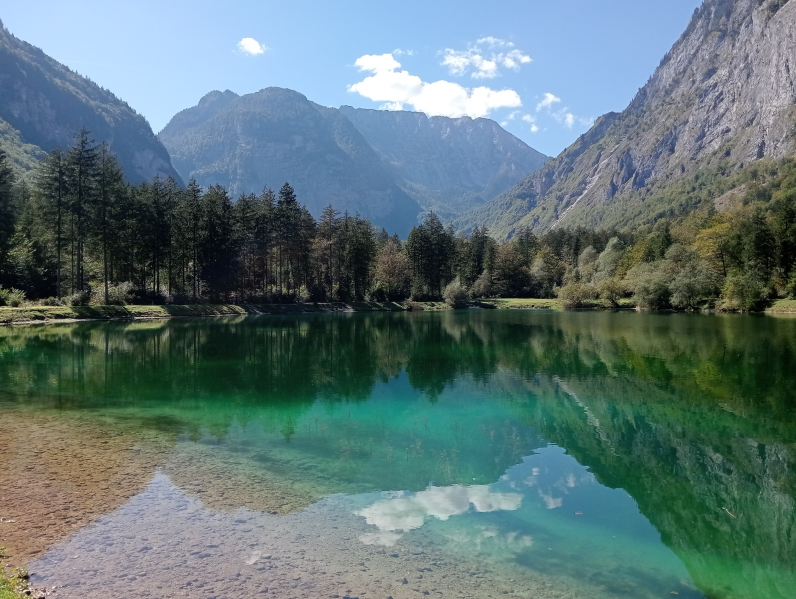
#> input picture docs/PhotoColorGallery/images/IMG20240907134658[1].jpg, 1592 x 1198 px, found by its file name (shown at 1/2 size)
$ python images_json.py
#> lines starting #> are read from the running program, lines starting #| are printed output that depends on the picture
## python scrtip to create json data base

''' Exemplo desejado
[
{"image": "IMG20240907134658[1].jpg", "titulo": "image0", "cores": "(255,217,185)"},
{"image": "IMG20240907134658[1].jpg", "titulo": "image0", "cores": "(255,217,185)"}
]
'''

import json
import os
import matplotlib.pyplot as plt
import matplotlib.image as mpimg
import cv2 as cv
import numpy as np

def equalize(img):
    img = cv.cvtColor(img, cv.COLOR_BGR2HLS)
    (H, L, S) = cv.split(img)
    He = cv.equalizeHist(H)
    Le = cv.equalizeHist(L)
    Se = cv.equalizeHist(S)
    merged = cv.merge([He, Le, Se])
    img = cv.cvtColor(merged, cv.COLOR_HLS2BGR)
    cv.imshow("Merged", img)
    cv.waitKey(0)
    return img

def calcCores(img, n=6):
    # 1. Cluster pixels using kmeans
    # 2. Sort the clusters from largest to smallest
    # 3. Use the cluster center as a color
    n_clusters = 5
    data = cv.resize(img, (100, 100)).reshape(-1, 3)
    criteria = (cv.TERM_CRITERIA_EPS + cv.TERM_CRITERIA_MAX_ITER, 10, 1.0)
    flags = cv.KMEANS_RANDOM_CENTERS
    compactness, labels, centers = cv.kmeans(data.astype(np.float32), n_clusters, None, criteria, 10, flags)

    cluster_sizes = np.bincount(labels.flatten())

    palette = []
    for cluster_idx in np.argsort(-cluster_sizes):
        palette.append(np.full((img.shape[0], img.shape[1], 3),
                                fill_value=centers[cluster_idx].astype(int),
                                dtype=np.uint8))
    palette = np.hstack(palette)

    sf = img.shape[1] / palette.shape[1]
    out = np.vstack([img, cv.resize(palette, (0, 0), fx=sf, fy=sf)])

    #print(out)
    #cv.imshow("dominant_colors", out)
    #cv.waitKey(0)
    # TODO use LAB color space

    return out


file = open("photografy/images.json", "w") # a+ para adiconar conteudo sem eliminar
file.write('[\n')

directory = 'photografy/images'
i = 0
for image in os.listdir(directory):
    if image != 'IMG20240907134658[1].jpg':
        file.write(",\n")

    img = cv.imread(os.path.join(directory, image))
#> img is the input picture: shape (1198, 1592, 3); mean B, G, R 118.6, 117.1, 93.8
    #cv.imshow("Imagem", img)
    #cv.waitKey(0)

    #titulo = input("Titulo: ")
    titulo = 'image' + str(i)
    i += 1
    #equalize(img)

    cores = calcCores(img) # returns numpy.ndarray
#> in calcCores, `compactness, labels, centers = cv.kmeans(data.astype(np.float32), n_cl..`: compactness = 10770517.9; labels = 10000 values, max 4 at index 95, min 0 at index 2410, mean 1.87; centers = [[28.93, 41.52, 22.22], [154.9, 149.5, 143.5], [128.1, 121.3, 86.84], [244.2, 208.2, 174.2], [65.95, 87.79, 62.33]]
#> in calcCores, `cluster_sizes = np.bincount(labels.flatten())`: cluster_sizes = [2198, 2128, 2294, 1538, 1842]
#> the loop in calcCores, `for cluster_idx in np.argsort(-cluster_sizes):` made 5 passes
#> cluster_idx on passes 1, 2, 3, 5: 2, 0, 1, 3
#> after the loop in calcCores, `for cluster_idx in np.argsort(-cluster_sizes):`: palette = 5 items
#> in calcCores, `palette = np.hstack(palette)`:
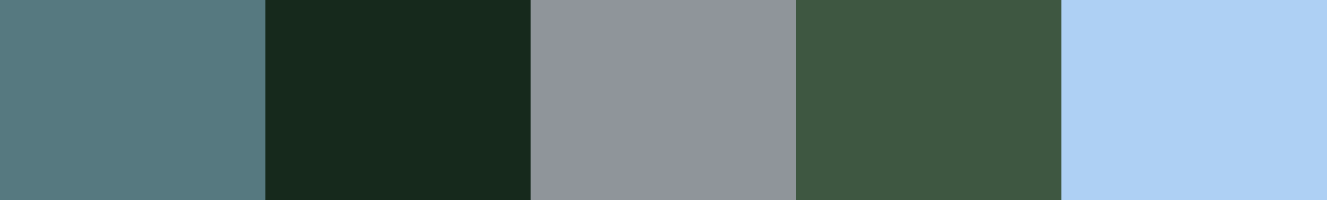
#> palette: shape (1198, 7960, 3) (shown at 1/6 size); mean of channels 0, 1, 2 123.8, 121.2, 97.4; drawn as B, G, R
#> in calcCores, `out = np.vstack([img, cv.resize(palette, (0, 0), fx=sf, fy=sf)])`:
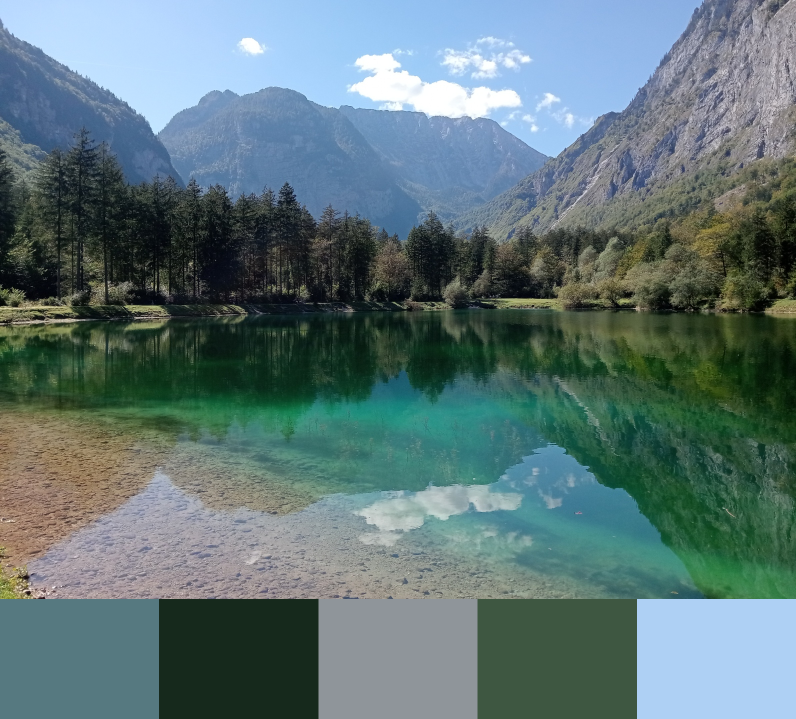
#> out: shape (1438, 1592, 3) (shown at 1/2 size); mean B, G, R 119.5, 117.8, 94.4
    #print(cores.shape) # (1438, 1592, 3)

    # TODO fazer lista de cores
    cor = '(' + str(cores[0][0][0]) + "," + str(cores[0][0][1]) + "," + str(cores[0][0][2]) + ")"
#> cor = '(255,217,185)'

    #save
    file.write(json.dumps(
        {"image": image,
        "titulo": titulo,
        "cores": cor
        # descrição
        })
    )
#> pass 2 of the loop `for image in os.listdir(directory):`:
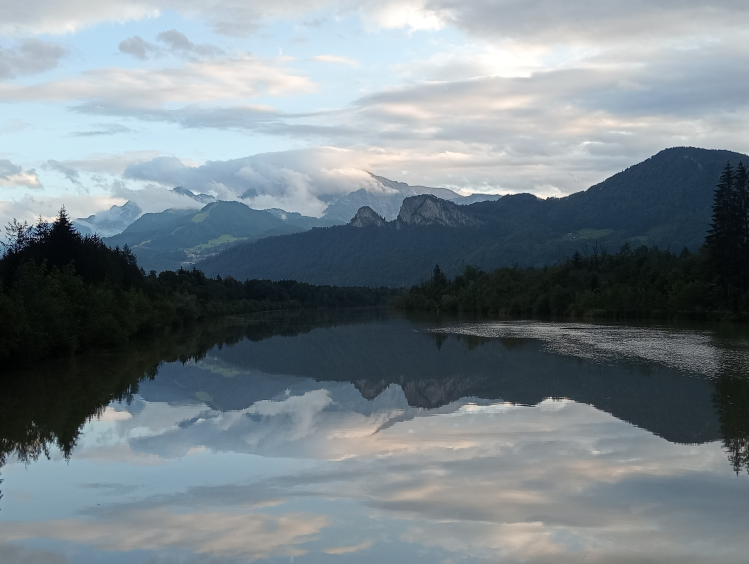
#> input picture docs/PhotoColorGallery/images/IMG20240910183021[1].jpg, 2246 x 1691 px, found by its file name (shown at 1/3 size)
#> img is the input picture: shape (1691, 2246, 3); mean B, G, R 138.2, 131.6, 120.1
#> compactness = 6045293.8; labels = 10000 values, max 4 at index 2689, min 0 at index 1598, mean 1.87; centers = [[151.8, 144.8, 132.8], [19.5, 21.39, 15.4], [228.9, 222.9, 211.5], [192.5, 185.9, 175.9], [76.62, 62.79, 45.74]]
#> cluster_sizes = [2568, 1682, 2138, 1665, 1947]
#> the loop in calcCores (call 2), `for cluster_idx in np.argsort(-cluster_sizes):` made 5 passes
#> cluster_idx on passes 3 to 5: 4, 1, 3
#> in calcCores (call 2), `palette = np.hstack(palette)`:
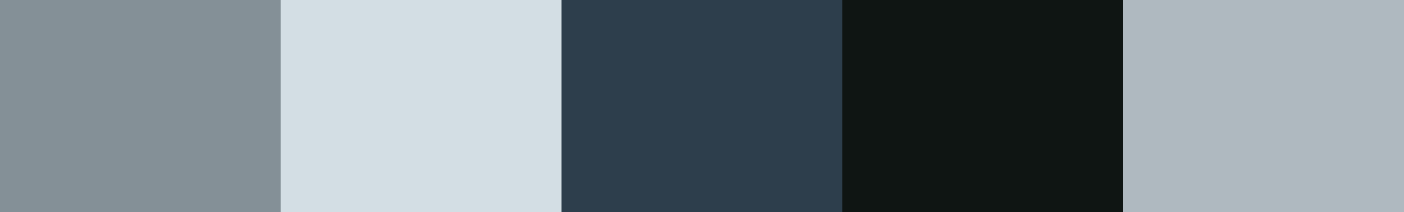
#> palette: shape (1691, 11230, 3) (shown at 1/8 size); mean of channels 0, 1, 2 133.2, 126.8, 115.6; drawn as B, G, R
#> in calcCores (call 2), `out = np.vstack([img, cv.resize(palette, (0, 0), fx=sf, fy=sf)])`:
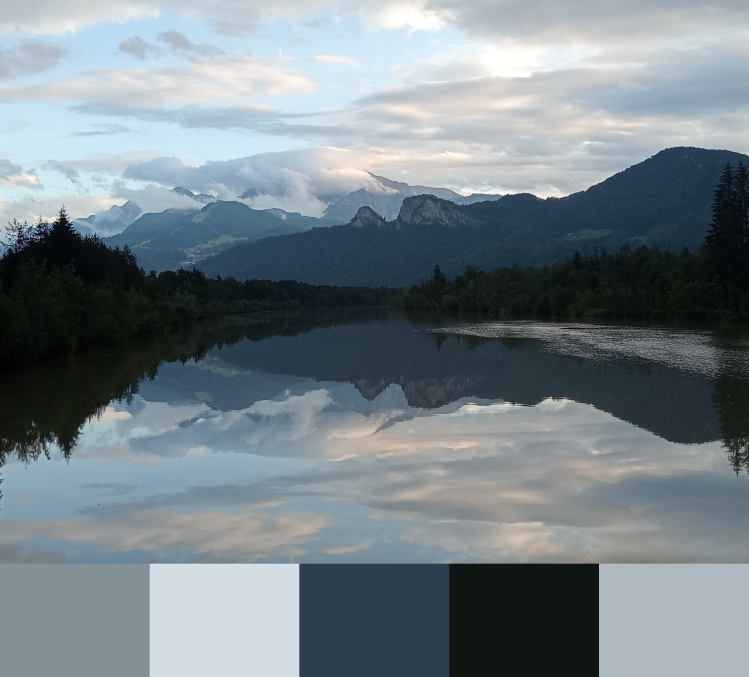
#> out: shape (2029, 2246, 3) (shown at 1/3 size); mean B, G, R 137.3, 130.8, 119.3
#> cor = '(202,193,183)'
#> pass 3 of the loop `for image in os.listdir(directory):`:
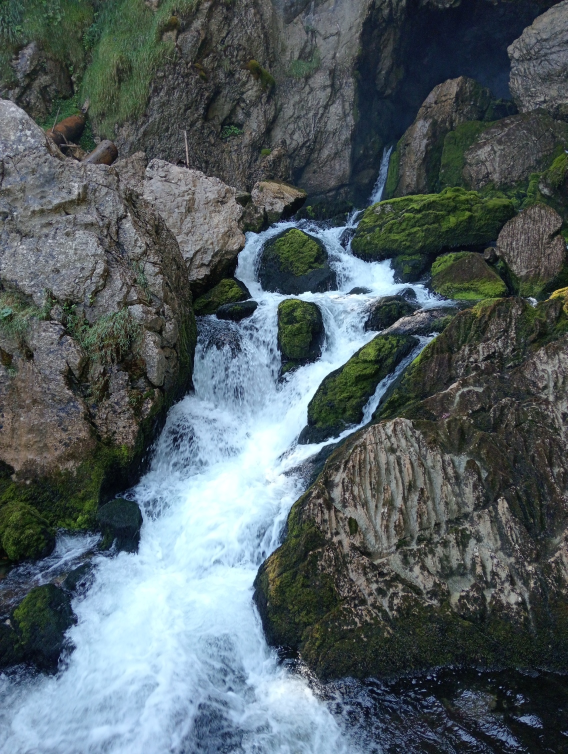
#> input picture docs/PhotoColorGallery/images/IMG20240911120624[1].jpg, 1135 x 1508 px, found by its file name (shown at 1/2 size)
#> img is the input picture: shape (1508, 1135, 3); mean B, G, R 98.3, 94.6, 83.1
#> compactness = 6783253.2; labels = 10000 values, max 4 at index 1402, min 0 at index 1300, mean 2.16; centers = [[204, 176.8, 148.4], [72.71, 77.6, 71.34], [124.8, 119.8, 113.7], [38.9, 38.82, 30.93], [249, 231.6, 199.8]]
#> cluster_sizes = [847, 2672, 1607, 3803, 1071]
#> the loop in calcCores (call 3), `for cluster_idx in np.argsort(-cluster_sizes):` made 5 passes
#> in calcCores (call 3), `palette = np.hstack(palette)`:
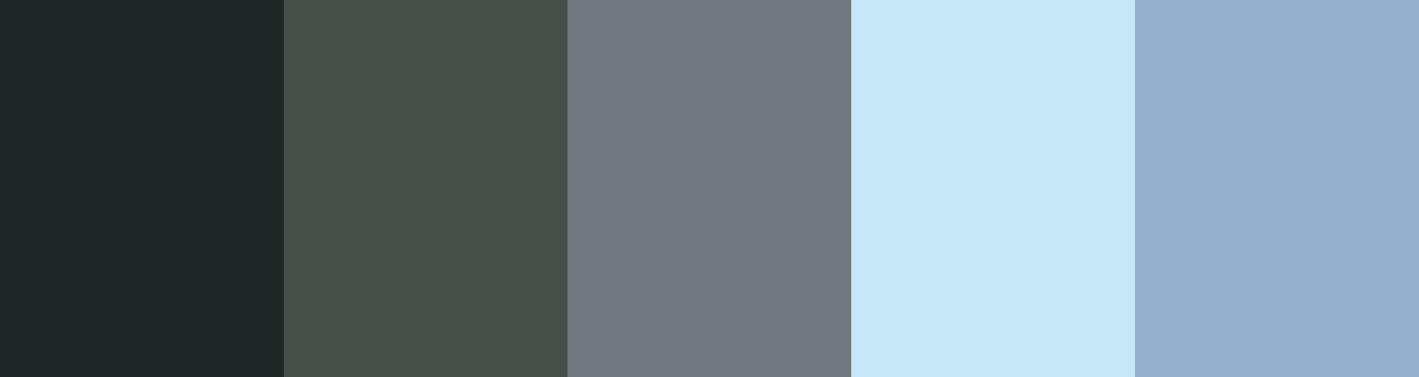
#> palette: shape (1508, 5675, 3) (shown at 1/4 size); mean of channels 0, 1, 2 137.4, 128.2, 112.2; drawn as B, G, R
#> in calcCores (call 3), `out = np.vstack([img, cv.resize(palette, (0, 0), fx=sf, fy=sf)])`:
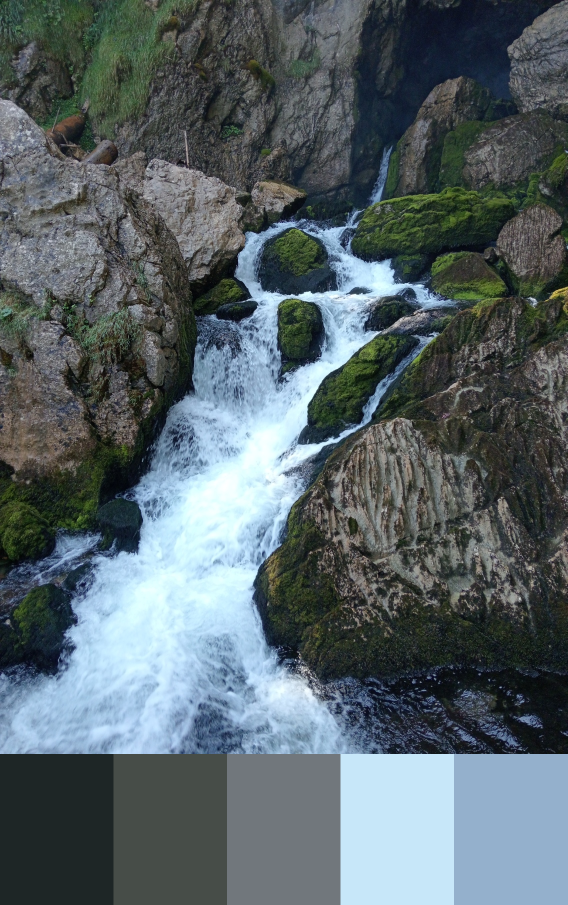
#> out: shape (1810, 1135, 3) (shown at 1/2 size); mean B, G, R 104.8, 100.2, 88
#> cor = '(29,53,19)'

file.write('\n]\n')

file.close()

exit(0)
#> (the program exits here)
